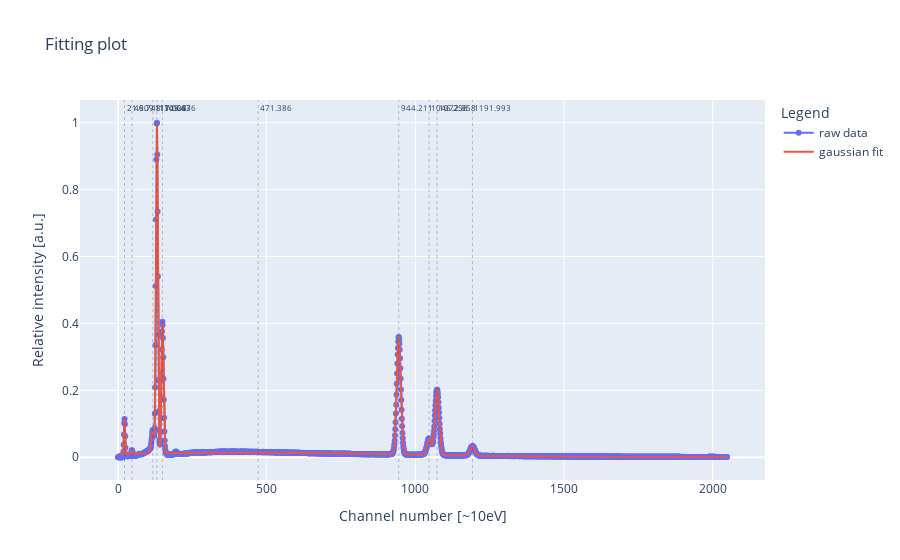

Source (notebook cell):
### Code cell
# advanced plot using the following function, see helper_files/plotting.py
#fitting_plot(x, y_raw, y_fit=None, vlines=None, fit_vals=None, fig=None, start=0, stop=2048, 
# title="Fitting plot", xaxis_title="Channel number [~10eV]", yaxis_title="Relative intensity [a.u.]", )

y_fit = n_gaussians(x_raw, *fit_vals[0])
peaks_fitted = fit_vals[0][1::3]  # every third value is the peak value

fig = fitting_plot(x_raw, y_raw, y_fit=y_fit, vlines=peaks_fitted)  # add fit_vals[0] to see the fit values
fig.show()

### Figure 1 — Plotly figure (JSON) as saved in the notebook; plotly's stock layout.template omitted (floating-point values rounded to 4 significant figures; data arrays with more than 128 entries replaced by an {"elided": "..."} marker saying what was removed)
{"data": [{"mode": "lines+markers", "name": "raw data", "type": "scatter", "x": {"elided": "2048 float values"}, "y": {"elided": "2048 float values"}}, {"mode": "lines", "name": "gaussian fit", "type": "scatter", "x": {"elided": "2048 float values"}, "y": {"elided": "2048 float values"}}], "layout": {"annotations": [{"font": {"size": 8}, "showarrow": false, "text": "21.909", "x": 21.91, "xanchor": "left", "xref": "x", "y": 1, "yanchor": "top", "yref": "y domain"}, {"font": {"size": 8}, "showarrow": false, "text": "46.748", "x": 46.75, "xanchor": "left", "xref": "x", "y": 1, "yanchor": "top", "yref": "y domain"}, {"font": {"size": 8}, "showarrow": false, "text": "117.008", "x": 117.0, "xanchor": "left", "xref": "x", "y": 1, "yanchor": "top", "yref": "y domain"}, {"font": {"size": 8}, "showarrow": false, "text": "130.663", "x": 130.7, "xanchor": "left", "xref": "x", "y": 1, "yanchor": "top", "yref": "y domain"}, {"font": {"size": 8}, "showarrow": false, "text": "149.476", "x": 149.5, "xanchor": "left", "xref": "x", "y": 1, "yanchor": "top", "yref": "y domain"}, {"font": {"size": 8}, "showarrow": false, "text": "471.386", "x": 471.4, "xanchor": "left", "xref": "x", "y": 1, "yanchor": "top", "yref": "y domain"}, {"font": {"size": 8}, "showarrow": false, "text": "944.211", "x": 944.2, "xanchor": "left", "xref": "x", "y": 1, "yanchor": "top", "yref": "y domain"}, {"font": {"size": 8}, "showarrow": false, "text": "1046.258", "x": 1046.0, "xanchor": "left", "xref": "x", "y": 1, "yanchor": "top", "yref": "y domain"}, {"font": {"size": 8}, "showarrow": false, "text": "1072.858", "x": 1073.0, "xanchor": "left", "xref": "x", "y": 1, "yanchor": "top", "yref": "y domain"}, {"font": {"size": 8}, "showarrow": false, "text": "1191.993", "x": 1192.0, "xanchor": "left", "xref": "x", "y": 1, "yanchor": "top", "yref": "y domain"}], "legend": {"title": {"text": "Legend"}}, "shapes": [{"line": {"dash": "dot", "width": 0.3}, "type": "line", "x0": 21.91, "x1": 21.91, "xref": "x", "y0": 0, "y1": 1, "yref": "y domain"}, {"line": {"dash": "dot", "width": 0.3}, "type": "line", "x0": 46.75, "x1": 46.75, "xref": "x", "y0": 0, "y1": 1, "yref": "y domain"}, {"line": {"dash": "dot", "width": 0.3}, "type": "line", "x0": 117.0, "x1": 117.0, "xref": "x", "y0": 0, "y1": 1, "yref": "y domain"}, {"line": {"dash": "dot", "width": 0.3}, "type": "line", "x0": 130.7, "x1": 130.7, "xref": "x", "y0": 0, "y1": 1, "yref": "y domain"}, {"line": {"dash": "dot", "width": 0.3}, "type": "line", "x0": 149.5, "x1": 149.5, "xref": "x", "y0": 0, "y1": 1, "yref": "y domain"}, {"line": {"dash": "dot", "width": 0.3}, "type": "line", "x0": 471.4, "x1": 471.4, "xref": "x", "y0": 0, "y1": 1, "yref": "y domain"}, {"line": {"dash": "dot", "width": 0.3}, "type": "line", "x0": 944.2, "x1": 944.2, "xref": "x", "y0": 0, "y1": 1, "yref": "y domain"}, {"line": {"dash": "dot", "width": 0.3}, "type": "line", "x0": 1046.0, "x1": 1046.0, "xref": "x", "y0": 0, "y1": 1, "yref": "y domain"}, {"line": {"dash": "dot", "width": 0.3}, "type": "line", "x0": 1073.0, "x1": 1073.0, "xref": "x", "y0": 0, "y1": 1, "yref": "y domain"}, {"line": {"dash": "dot", "width": 0.3}, "type": "line", "x0": 1192.0, "x1": 1192.0, "xref": "x", "y0": 0, "y1": 1, "yref": "y domain"}], "title": {"text": "Fitting plot"}, "xaxis": {"title": {"text": "Channel number [~10eV]"}}, "yaxis": {"title": {"text": "Relative intensity [a.u.]"}}}}
